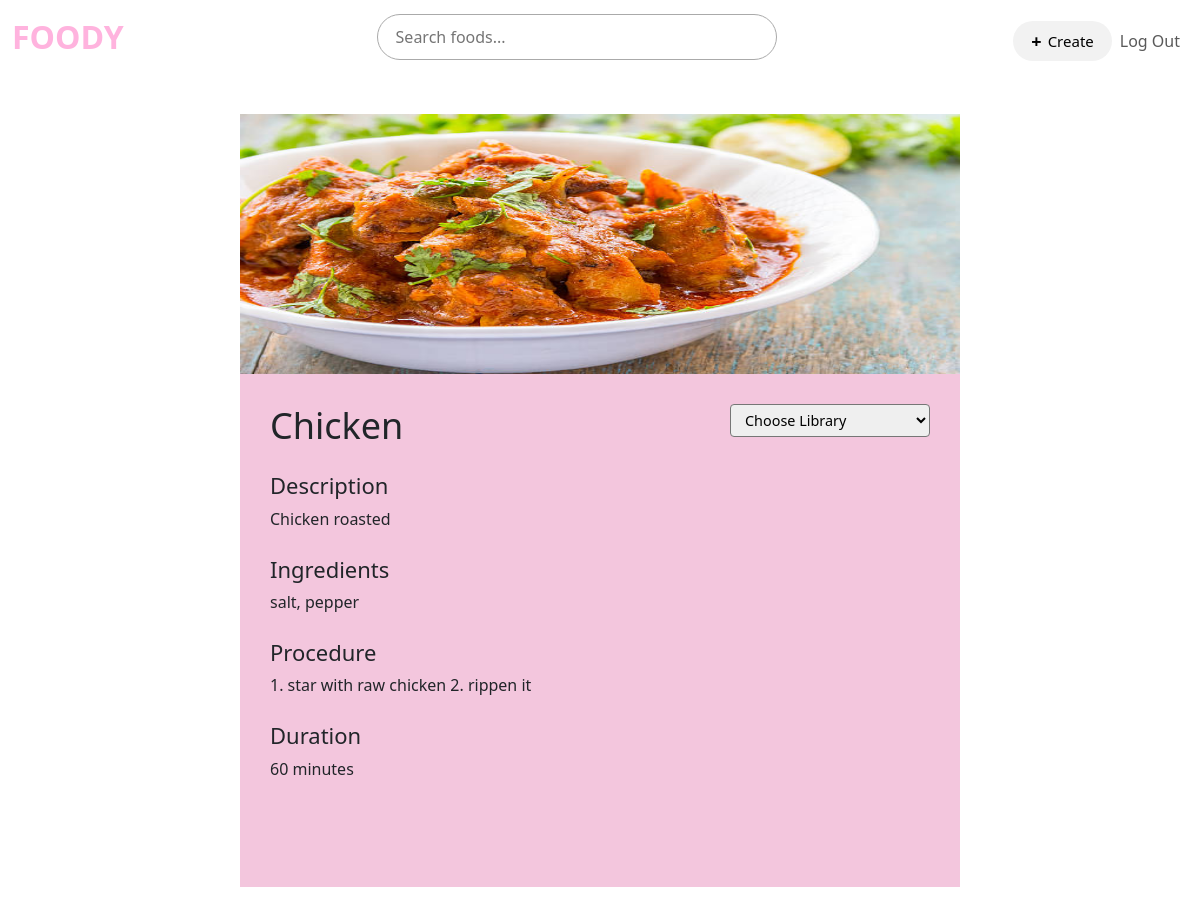
/food?food_id=7 (signed in), run on the app's committed database.
### tables this page shows
CREATE TABLE ownFood (foodid INTEGER PRIMARY KEY AUTOINCREMENT NOT NULL, TITLE TEXT NOT NULL, DESCRIPTION TEXT NOT NULL,RECIPE TEXT NOT NULL, PROCEDURE TEXT NOT NULL, DURATIONS INTEGER NOT NULL, IMAGE TEXT, user_id INTEGER);

### app.py (the view)
@app.route("/food")
@login_required
def food():
    libraries = []
    lib = db.execute("SELECT library FROM library WHERE user_id = (?) GROUP BY library", session["user_id"])
    for dic in lib:
        libraries.append(dic["library"])
    food_id = request.args.get("food_id")
    if not food_id:
        return render_template("food.html")
    else:
        food = db.execute("SELECT * FROM ownFood WHERE foodid = (?)", food_id)
        return render_template("food.html", food=food[0], libraries=libraries)

### app.py (called while the page is built)
def login_required(f):
    @wraps(f)
    def decorated_function(*args, **kwargs):
        if session.get("user_id") is None:
            return redirect("/login")
        return f(*args, **kwargs)
    return decorated_function

@app.after_request
def after_request(response):
    response.headers["Cache-Control"] = "no-cache, no-store, must-revalidate"
    response.headers["Expires"] = 0
    response.headers["Pragma"] = "no-cache"
    return response

### templates/food.html (shortened to what this page needs)
{% extends "layout.html" %}
{% block main %}
    <div class="food-container">
        <div class="food-image">
            {% if food.IMAGE %}
                <img src="{{ url_for('static', filename='uploads/' + food.IMAGE) }}" alt="{{ food.TITLE }}">
            {% else %}
                <p>No image available</p>
            {% endif %}
        </div>
        <div class="food-details">
            <div class="title">
                <h1 id="title">{{ food.TITLE }}</h1>
                <form id="libraryForm" action="/set_library" method="POST">
                    <select id="browsers" name="library">
                        <option disabled selected>Choose Library</option>
                    </select>
                </form>
            </div>
            <h3>Description</h3>
            <p id="description">{{ food.DESCRIPTION }}</p>
           <h3>Ingredients</h3>
            <p>{{ food.RECIPE }}</p>
            <h3>Procedure</h3>
            <p>{{ food.PROCEDURE }}</p>
            <h3>Duration</h3>
            <p>{{ food.DURATIONS }} minutes</p>
        </div>
    </div>
{% endblock %}

### static/styles.css (style rules this page uses)
body { margin: 0; font-family: Arial, sans-serif; background: #F3C6DD; color: #1E1E1E; }
.food-container { width: 60%; margin: 40px auto; background: #F3C6DD; padding-bottom: 60px; }
.food-image img { width: 100%; height: 100%; }
.food-image img { background: #D9D9D9; height: 260px; display: flex; justify-content: center; align-items: center; }
.food-details { padding: 30px; }
.food-details h1 { margin: 0; font-size: 36px; }
.food-details h3 { margin-top: 25px; font-size: 22px; }
.food-details p, .food-details ul, .food-details ol { font-size: 16px; }
#browsers { font-size: 0.9em; padding: 5px 10px; width: 200px;/ line-height: 1.2; border-radius: 4px; }
.title { display: flex; justify-content: space-between; }

### data on the page
ownFood: IMAGE+TITLE (picture), TITLE "Chicken", DESCRIPTION "Chicken roasted", RECIPE "salt, pepper", PROCEDURE "1. star with raw chicken 2. rippen it", DURATIONS "60"
